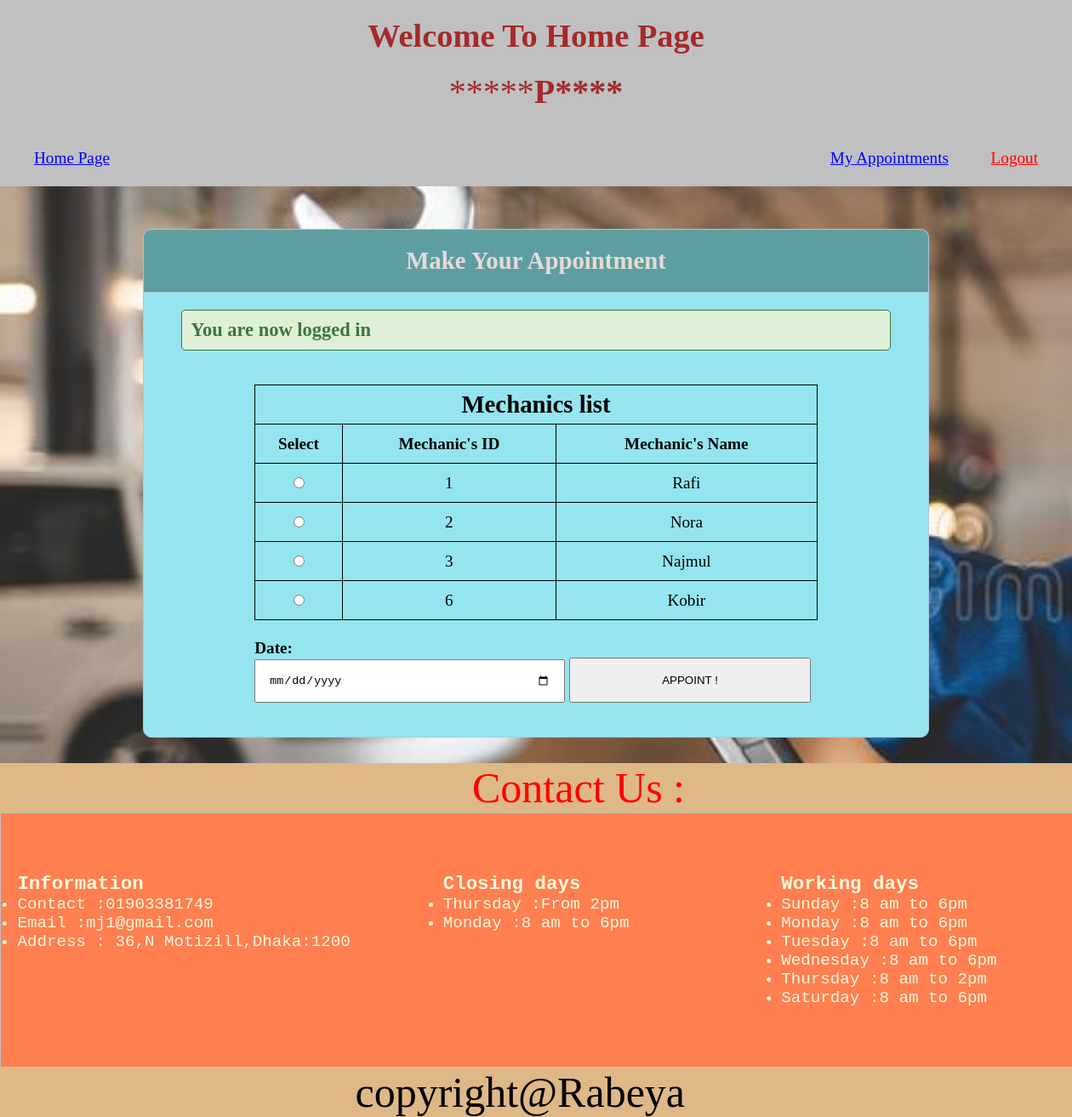
Screenshot of /System/index.php (signed in) with the database file from the repository.
### tables this page shows
CREATE TABLE `mechanics` (
  `mechanic_id` int(11) NOT NULL,
  `mechanic_name` varchar(255) NOT NULL,
  `mech_username` varchar(255) NOT NULL,
  `mech_password` varchar(255) NOT NULL,
  `mech_speacility` varchar(255) NOT NULL
);

### System/index.php (the view, shortened to what this page needs)
<!DOCTYPE html>
<html>
<head>
  <link rel="stylesheet" type="text/css" href="style.css">
</head>
<body style="background-image:url(Images/garage.jpg); width:100%; background-size: cover;">
  <div style="flex:justify-conten; background-color:rgb(192,192,192); width:100%;height:20%;">
    <h1 style="text-align: center; padding:20px; color:brown;">Welcome To Home Page</h2>
      <p style="color:brown;font:40px solid bold;  text-align:center; ">*****<strong><?php echo $_SESSION['username'] . "****"; ?></strong></p><br><br>
      <?php if (isset($_SESSION['username'])) : ?>
        <p style="float: left;">
          <a href="http://localhost/Car_service-main/Home.php" style="color: blue;padding-left:40px; ">Home Page</a>&nbsp;
        </p>
        <p style="float: right; ">
          <a href="appointments.php?appointments='1'" style="color: blue;padding-right:40px; ">My Appointments</a>&nbsp;
          <a href="index.php?logout='1'" style="color: red; padding-right:40px">Logout</a>
        </p><br><br>
        <?php
        $db = mysqli_connect('localhost', 'root', '', 'Car_service');
        $query = "SELECT * from mechanics";
        $result = mysqli_query($db, $query);
        ?>
  </div>
  <div class="header" style=" background-color: ;">
    <h2>Make Your Appointment</h2>
  </div>
  <div class="content">
    <?php if (isset($_SESSION['success'])) : ?>
      <div class="error success">
        <h3>
          <?php
          echo $_SESSION['success'];
          ?>
        </h3>
      </div>
    <?php endif ?>
    <p style="text-align:center">
    <form style="width: 75%;border: none;" method="post" action="<?php echo htmlspecialchars($_SERVER["PHP_SELF"]); ?>">
      <table style="width:100%; line-height:45px; border:3px;text-align:center;border: 1px solid black;text-align:center;border-collapse: collapse;">
        <tr>
          <th colspan="3" style=" border: 1px solid black;border-collapse: collapse;">
            <h2>Mechanics list</h2>
          </th>
        </tr>
        <t>
          <th style=" border: 1px solid black;border-collapse: collapse;">Select</th>
          <th style=" border: 1px solid black;border-collapse: collapse;">Mechanic's ID</th>
          <th style=" border: 1px solid black;border-collapse: collapse;">Mechanic's Name</th>
        </t>
        <?php while ($rows = mysqli_fetch_assoc($result)) {
        ?>
          <tr text-align="center">
            <td style=" border: 1px solid black;border-collapse: collapse;"><input type="radio" name="radio_mechanics" value="<?php echo $rows['mechanic_id'] ?>" required></td>
            <td style=" border: 1px solid black;border-collapse: collapse;"><?php echo $rows['mechanic_id'] ?></td>
            <td style=" border: 1px solid black;border-collapse: collapse;"><?php echo $rows['mechanic_name'] ?></td>
          </tr>
        <?php
        }
        ?>
      </table>
      <br>
      <p text-align="left"><b>Date:</b><br><input type="date" name="appointment_date" placeholder="dd-mm-yyyy" pattern="\d{1,2}-\d{1,2}-\d{4}" style="width:50%; padding: 15px;" required="">
        <input type=submit name="appoint_button" value="APPOINT !" style="width:43%; padding: 17px; ">
      </p>
    </form>
    </p>
  <?php endif ?>
  </div>
  <h2 style=" text-align: center; color:red;padding-left:50px;margin-top:30px;font:50px bold; background-color:burlywood;width:100%">Contact Us :</h2>
  <section class="info" style=" background:coral; height:50%; width :100%;border: 1px solid #c3c3c3;display: flex;justify-content: space-around;">
    <div style=" margin-top: 70px; background:coral; float:left; font-family: 'Courier New' , Courier, monospace; color:cornsilk; ">
      <h3>Information</h3>
      <ul>
        <li>Contact :01903381749</li>
        <li>Email :mj1@gmail.com</li>
        <li>Address : 36,N Motizill,Dhaka:1200</li>
      </ul>
    </div>
    <div style=" margin: 70px;float:center; font-family: 'Courier New' , Courier, monospace; color:cornsilk;">
      <h3>Closing days</h3>
      <ul>
        <li>Thursday :From 2pm </li>
        <li>Monday :8 am to 6pm</li>
      </ul>
    </div>
    <div style="margin: 70px;float:center; font-family: 'Courier New' , Courier, monospace; color:cornsilk;">
      <h3>Working days</h3>
      <ul>
        <li>Sunday :8 am to 6pm</li>
        <li>Monday :8 am to 6pm</li>
        <li>Tuesday :8 am to 6pm</li>
        <li>Wednesday :8 am to 6pm</li>
        <li>Thursday :8 am to 2pm</li>
        <li>Saturday :8 am to 6pm</li>
      </ul>
    </div>
  </section>
  <div>
    <p style="text-align:center;font: 50px bold;color:black;background-color:burlywood">copyright@Rabeya &nbsp;&nbsp;</p>
  </div>
</body>
</html>

### System/style.css (style rules this page uses)
* { margin: 0px; padding: 0px; }
body { font-size: 120%; background: #F8F8FF; }
.header { width: 70%; background-color: cadetblue; margin: 50px auto 0px; color: rgb(231, 218, 218); text-align: center; border: 1px solid #B0C4DE; border-bottom: none; border-radius: 10px 10px 0px 0px; padding: 20px; }
form, .content { width: 70%; margin: 0px auto; padding: 20px; border: 1px solid #B0C4DE; background: rgb(148, 229, 240); border-radius: 0px 0px 10px 10px; }
.error { width: 92%; margin: 0px auto; padding: 10px; border: 1px solid #a94442; color: #a94442; background: #f2dede; border-radius: 5px; text-align: left; }
.success { color: #3c763d; background: #dff0d8; border: 1px solid #3c763d; margin-bottom: 20px; }

### rows the page displays
mechanics: mechanic_id "1", mechanic_name "Rafi"
mechanics: mechanic_id "2", mechanic_name "Nora"
mechanics: mechanic_id "3", mechanic_name "Najmul"
mechanics: mechanic_id "6", mechanic_name "Kobir"

### other values shown
$_SESSION['username'] "P"
$_SESSION['success'] "You are now logged in"
